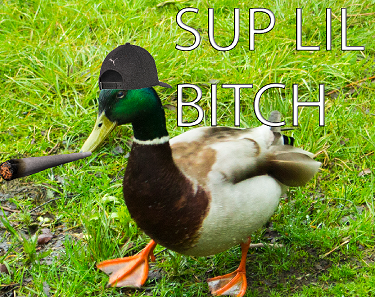
#> input picture Edge Detection/anka.png, 375 x 297 px, found by its file name
$ python moving_test.py
#> lines starting #> are read from the running program, lines starting #| are printed output that depends on the picture
### immutils.py
import numpy as np
import cv2

# [4 lines left out: function translate, not called in this run]

def rotate(image,angle,center=None,scale=1.0):
    (h,w) = image.shape[:2]

    #Säger att om inget rotationscentrum ges, så är det mitten av bilden.
    if center is None:
        center = (w // 2, h // 2)

    #Skapar en rotationsMatrix
    M = cv2.getRotationMatrix2D(center,angle,scale)
    #Applicerar rotationsmatrixen till bilden
    rotated_image = cv2.warpAffine(image, M, (w, h))
    return rotated_image

# [22 lines left out: function resize, not called in this run]

### Image_Manipulation/moving_test.py
import numpy as np
import cv2
import immutils

img = cv2.imread("anka.png")
#> img is the input picture: shape (297, 375, 3); mean B, G, R 52.2, 146.2, 122.1

for i in range(360):
    rotated_image = immutils.rotate(img, -i)
    cv2.imshow("Rotating Image", rotated_image)
    cv2.waitKey(1)
#> this loop made 360 passes
#> pass 2, in rotate (call 2), `rotated_image = cv2.warpAffine(image, M, (w, h))`:
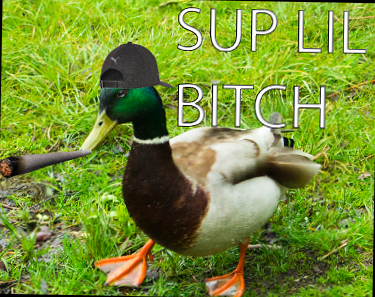
#> rotated_image: shape (297, 375, 3); mean B, G, R 51.9, 144.8, 121
#> pass 3, in rotate (call 3), `rotated_image = cv2.warpAffine(image, M, (w, h))`:
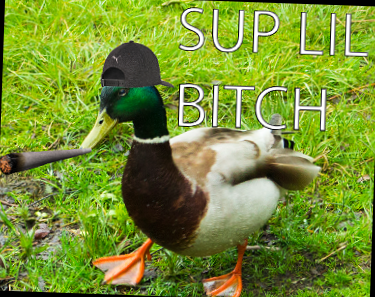
#> rotated_image: shape (297, 375, 3); mean B, G, R 51.6, 143.5, 119.9
